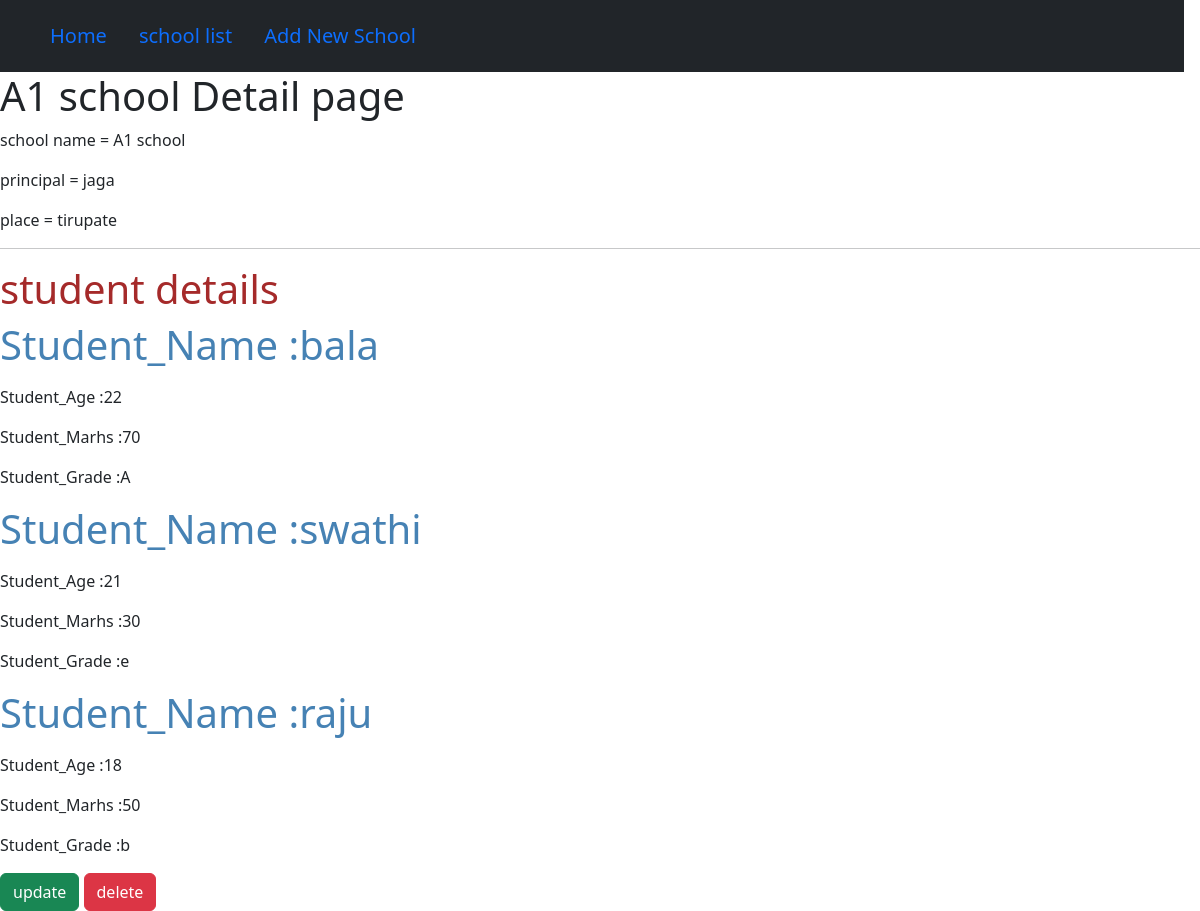
Page /seconds/1/ on the committed database.
### cbvapp/models.py (models this page shows, shortened)
class school(models.Model):
    school_name = models.CharField(max_length=100)
    principal = models.CharField(max_length=100)
    place = models.CharField(max_length=100)

class student(models.Model):
    std_name = models.CharField(max_length=100)
    age = models.PositiveIntegerField()
    marks = models.IntegerField()
    grade = models.CharField(max_length=5)
    student = models.ForeignKey(school,related_name='students',on_delete=models.CASCADE)

### cbvapp/views.py (the view)
# urls.py: path("<int:pk>/",views.school_details.as_view(),name='details'),
class school_details(DetailView):
    context_object_name = "school_details"
    model = school

### cbvapp/templates/cbvapp/school_detail.html
{% extends "cbvapp/base.html" %}
{% block content %}
    <h1>{{ school_details.school_name }} Detail page</h1>
    <p>school name = {{ school_details.school_name }}</p>
    <p>principal = {{ school_details.principal }}</p>
    <p>place = {{ school_details.place }}</p>
    <hr>
    <h1 style="font-size: 40px; color: brown;">student details </h1>
        {% for j in school_details.students.all %}
           <h1><p style="color: steelblue" > Student_Name :{{ j.std_name }}</p></h1>
            <p> Student_Age :{{ j.age }}</p>
            <p> Student_Marhs :{{ j.marks }}</p>
            <p> Student_Grade :{{ j.grade }}</p>
        {% endfor %}
        <a href="{% url 'update' pk=school_details.pk %}" class="btn btn-success">update</a>
        <a href="{% url 'delete' pk=school_details.pk %}" class="btn btn-danger">delete</a>
{% endblock %}

### rows in the picture
school: school_name "A1 school", principal "jaga", place "tirupate"
student: std_name "bala", age "22", marks "70", grade "A"
student: std_name "swathi", age "21", marks "30", grade "e"
student: std_name "raju", age "18", marks "50", grade "b"
